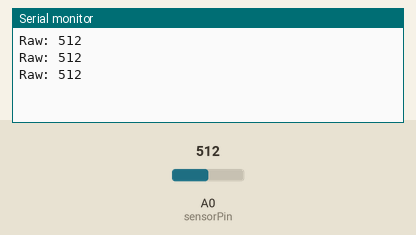
The sketch below on a simulated Arduino Uno, built with avr-gcc and run on an emulated ATmega328P. Parts: the last lines printed to the serial monitor. The test bench sets the inputs (shaded band); at power-on: A0 (sensorPin) = 512.

Above: at 1.3 s.
1.4 s: A0 (sensorPin) set to 716
At 1.9 s:
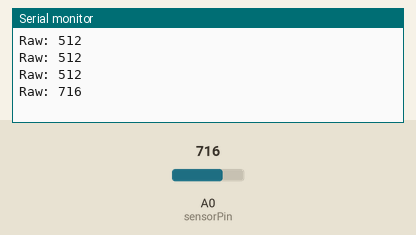
2.9 s: A0 (sensorPin) set to 900
At 3.4 s:
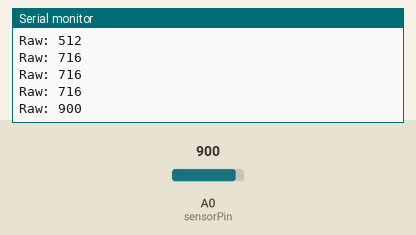
Timing chart, 0 to 5.9 s (numbered marks = the images above; inputs shaded):
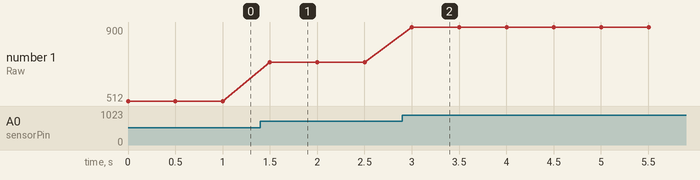

The sketch:

probe.ino
```cpp
#include <Arduino.h>

const int sensorPin = A0;

void setup() {
    Serial.begin(9600);
}

void loop() {
    int reading = analogRead(sensorPin);

    Serial.print("Raw: ");
    Serial.println(reading);

    delay(500);
}
```

Measured:
- after the input at 1.4 s, the serial monitor: prints a new line after 0.10 s (image 1)
- after the input at 2.9 s, the serial monitor: prints a new line after 0.10 s (image 2)
- plotted number 1: 512 → 716 after the input at 1.4 s, 716 → 900 after the input at 2.9 s
